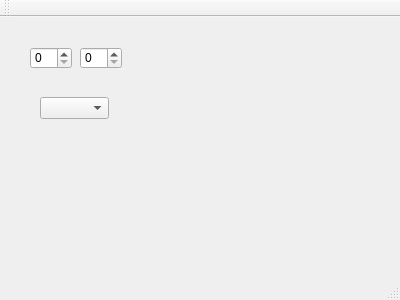
<?xml version="1.0" encoding="UTF-8"?>
<ui version="4.0">
 <class>MainWindow</class>
 <widget class="QMainWindow" name="MainWindow">
  <property name="geometry">
   <rect>
    <x>0</x>
    <y>0</y>
    <width>400</width>
    <height>300</height>
   </rect>
  </property>
  <property name="windowTitle">
   <string>MainWindow</string>
  </property>
  <widget class="QWidget" name="centralWidget">
   <widget class="QSpinBox" name="firstSpinBox">
    <property name="geometry">
     <rect>
      <x>30</x>
      <y>30</y>
      <width>42</width>
      <height>22</height>
     </rect>
    </property>
   </widget>
   <widget class="QSpinBox" name="secondSpinBox">
    <property name="geometry">
     <rect>
      <x>80</x>
      <y>30</y>
      <width>42</width>
      <height>22</height>
     </rect>
    </property>
   </widget>
   <widget class="QComboBox" name="comboBox">
    <property name="geometry">
     <rect>
      <x>40</x>
      <y>80</y>
      <width>69</width>
      <height>22</height>
     </rect>
    </property>
   </widget>
  </widget>
  <widget class="QMenuBar" name="menuBar">
   <property name="geometry">
    <rect>
     <x>0</x>
     <y>0</y>
     <width>400</width>
     <height>21</height>
    </rect>
   </property>
  </widget>
  <widget class="QToolBar" name="mainToolBar">
   <attribute name="toolBarArea">
    <enum>TopToolBarArea</enum>
   </attribute>
   <attribute name="toolBarBreak">
    <bool>false</bool>
   </attribute>
  </widget>
  <widget class="QStatusBar" name="statusBar"/>
 </widget>
 <layoutdefault spacing="6" margin="11"/>
 <resources/>
 <connections/>
</ui>
